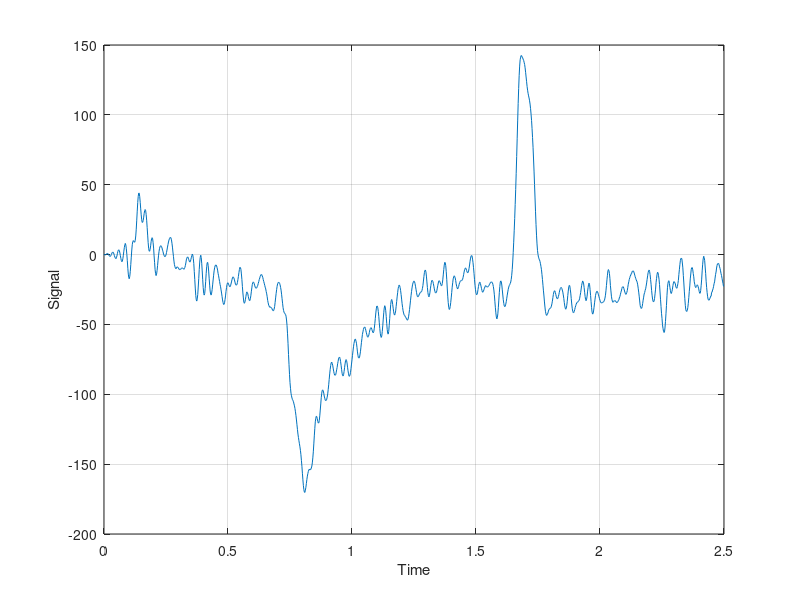
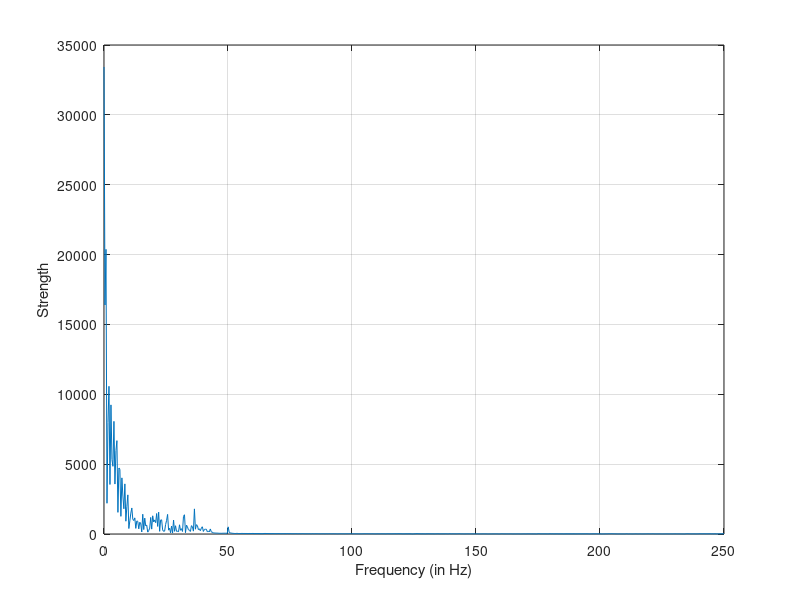

Here is the MATLAB script that generated these plots, in order:
load data.mat;
sig = sig(1251:2500);
Ts = 2*10^-3;
Fs = 1/Ts;
Fnyq = Fs/2;
t = 0:Ts:(1250-1)*Ts;

Fpass = 35; % passband cutoff 35 Hz
Fstop = 45; % stopband cutoff 45 Hz

wp_normalised = Fpass/Fnyq; % normalised wp
ws_normalised = Fstop/Fnyq; % normalised ws

f = [0 wp_normalised ws_normalised 1]; % significant normalised freq
a = [1 1 0 0]; % desired amplitudes

coeff = firpm(100,f,a); % filter coefficients returned for order 100
sig = filter(coeff,1,sig);

figure(1);
plot(t, sig);
grid on;
xlabel("Time");
ylabel("Signal");
SIG = fft(sig);
freq = linspace(0, Fs/2, 1250/2);
figure(2);
plot(freq, abs(SIG(1:625)));
grid on;
xlabel ("Frequency (in Hz)");
ylabel("Strength");

